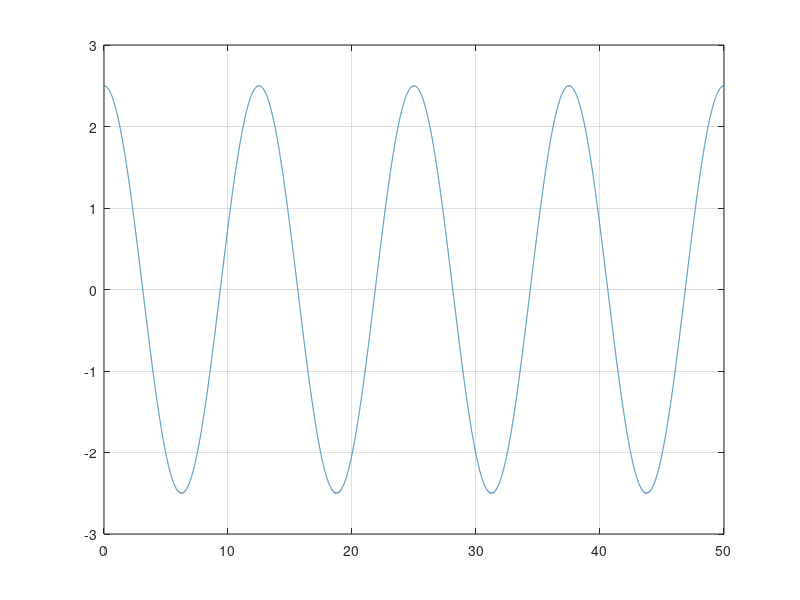

Here is the MATLAB script that generated this plot:
clear 
close all
clc
%signal sinusoidale partie 2

t1=0:0.001:50;
A1=2.5;
f=0.08
x1=A1*sin(2*pi*f*t1+(pi/2))
figure(2)
plot(t1,x1),grid;

d=ginput(2)
dmax1=num2str(max(x1))
dmin1=num2str(min(x1))